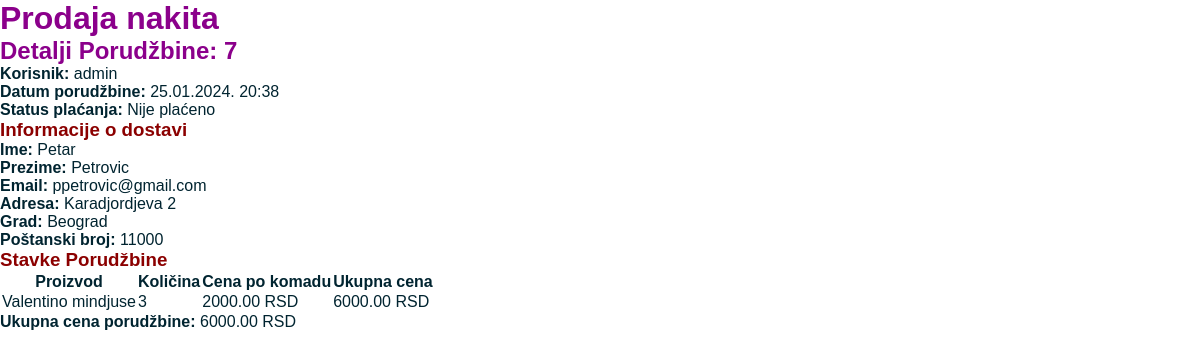
The app's page /porudzbina/detalji/7/ with its own data.
### Porudzbina/models.py (models this page shows, shortened)
class Porudzbina(models.Model):
    korisnik = models.ForeignKey(settings.AUTH_USER_MODEL, on_delete=models.CASCADE)
    ime = models.CharField(max_length=100)
    prezime = models.CharField(max_length=100)
    email = models.EmailField()
    adresa = models.CharField(max_length=255)
    grad = models.CharField(max_length=100)
    postanski_broj = models.CharField(max_length=20)
    placeno = models.BooleanField(default=False)
    kreirano = models.DateTimeField(auto_now_add=True)
    azurirano = models.DateTimeField(auto_now=True)
    dodatne_informacije = models.TextField(blank=True)
    class Meta:
        ordering = ('-kreirano',)

class StavkaPorudzbine(models.Model):
    porudzbina = models.ForeignKey(Porudzbina, related_name='stavke', on_delete=models.CASCADE)
    proizvod = models.ForeignKey(Proizvod, related_name='stavke_porudzbina', on_delete=models.CASCADE)
    cena = models.DecimalField(max_digits=10, decimal_places=2)
    kolicina = models.PositiveIntegerField(default=1)

### ProdavnicaNakita/models.py (models this page shows, shortened)
class Proizvod(models.Model):
    naziv = models.CharField(max_length=100)
    opis = models.TextField()
    cena = models.DecimalField(max_digits=10, decimal_places=2)
    dostupnost = models.BooleanField(default=True)
    kategorija = models.ForeignKey(Kategorija, on_delete=models.CASCADE)
    slika = models.ImageField(upload_to='proizvodi_slike/', blank=True, null=True)

### Porudzbina/views.py (the view)
# urls.py: path('detalji/<int:id>/', views.detalji_porudzbine, name='detalji_porudzbine'),
def detalji_porudzbine(request, id):
    porudzbina = Porudzbina.objects.get(id=id)
    stavke = porudzbina.stavke.all()
    ukupna_cena_porudzbine = 0
    for stavka in stavke:
        stavka.ukupna_cena_stavke = stavka.kolicina * stavka.cena
        ukupna_cena_porudzbine += stavka.ukupna_cena_stavke
    return render(request, 'Porudzbina/detalji_porudzbine.html', {
        'porudzbina': porudzbina,
        'stavke': stavke,
        'ukupna_cena_porudzbine': ukupna_cena_porudzbine
    })

### Porudzbina/templates/Porudzbina/detalji_porudzbine.html
{% extends 'base.html' %}
{% block content %}
  <h2>Detalji Porudžbine: {{ porudzbina.id }}</h2>
  <p><strong>Korisnik:</strong> {{ porudzbina.korisnik.username }}</p>
  <p><strong>Datum porudžbine:</strong> {{ porudzbina.kreirano|date:"d.m.Y. H:i" }}</p>
  <p><strong>Status plaćanja:</strong> {{ porudzbina.placeno|yesno:"Plaćeno,Nije plaćeno" }}</p>
  <h3>Informacije o dostavi</h3>
  <p><strong>Ime:</strong> {{ porudzbina.ime }}</p>
  <p><strong>Prezime:</strong> {{ porudzbina.prezime }}</p>
  <p><strong>Email:</strong> {{ porudzbina.email }}</p>
  <p><strong>Adresa:</strong> {{ porudzbina.adresa }}</p>
  <p><strong>Grad:</strong> {{ porudzbina.grad }}</p>
  <p><strong>Poštanski broj:</strong> {{ porudzbina.postanski_broj }}</p>
  <h3>Stavke Porudžbine</h3>
  <table>
    <thead>
      <tr>
        <th>Proizvod</th>
        <th>Količina</th>
        <th>Cena po komadu</th>
        <th>Ukupna cena</th>
      </tr>
    </thead>
    <tbody>
      {% for stavka in stavke %}
      <tr>
        <td>{{ stavka.proizvod.naziv }}</td>
        <td>{{ stavka.kolicina }}</td>
        <td>{{ stavka.cena }} RSD</td>
        <td>{{ stavka.ukupna_cena_stavke }} RSD</td>
      </tr>
      {% endfor %}
    </tbody>
  </table>
  <p><strong>Ukupna cena porudžbine:</strong> {{ ukupna_cena_porudzbine }} RSD</p>
{% endblock %}

### templates/base.html (shortened to what this page needs)
<!DOCTYPE html>
{% load static %}
<html lang="en">
    <head>
        <link rel="stylesheet" href="{% static 'css/style.css' %}">
    </head>
    <body>
        <H1>Prodaja nakita</H1>
        {% block content %}{% endblock %}
    </body>
</html>

### static/css/style.css (style rules this page uses)
* { margin: 0; padding: 0; box-sizing: border-box; }
body { font-family: Verdana, Geneva, Tahoma, sans-serif; font-size: 1rem; color: #002430; text-decoration: none; }
h1, h2 { color: darkmagenta; }
h3 { color: darkred; }

### records on screen
Porudzbina: id "7", korisnik.username "admin", kreirano "25.01.2024. 20:38", placeno "Nije plaćeno", ime "Petar", prezime "Petrovic", email "ppetrovic@gmail.com", adresa "Karadjordjeva 2", grad "Beograd", postanski_broj "11000"
StavkaPorudzbine: proizvod.naziv "Valentino mindjuse", kolicina "3", cena "2000.00", ukupna_cena_stavke "6000.00"

### other values on screen
{{ ukupna_cena_porudzbine }} "6000.00"
